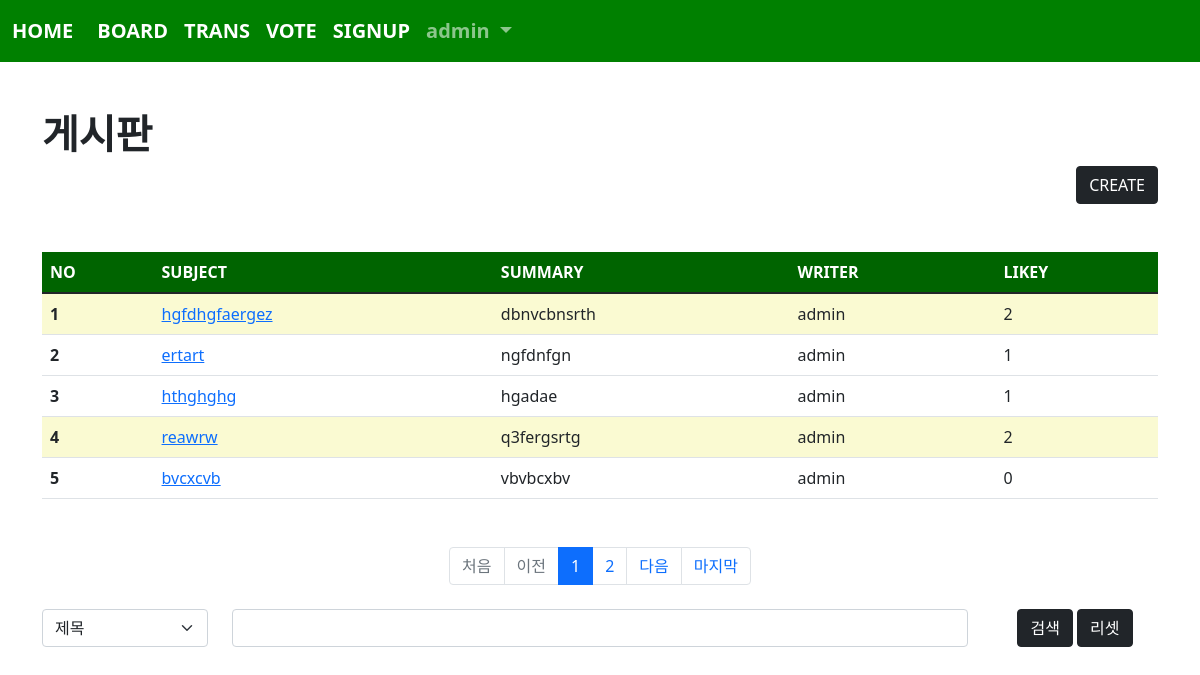
Page /board/index/ (signed in) on the committed database.
### acc/models.py (models this page shows, shortened)
class User(AbstractUser):
    pic=models.ImageField(upload_to="user/%y/%m")
    age=models.IntegerField(default=1)
    comment=models.TextField()

### board/models.py (models this page shows, shortened)
class Board(models.Model):
    subject=models.CharField(max_length=100)
    writer=models.ForeignKey(User, on_delete=models.CASCADE, related_name="writer")
    content=models.TextField()
    pubdate=models.DateTimeField()
    likey=models.ManyToManyField(User, blank=True, related_name="likey")
    def summary(self):
        if len(self.content) > 100:
            return f"{self.content[:100]} ..."
        return self.content
    def hot(self):
        if self.likey.count() >= 2:
            return True
        return False

### board/views.py (the view)
# urls.py: path('index/', views.index, name="index"),
def index(req):
    pg=req.GET.get("page",1)
    cate=req.GET.get("cate", "")    # cate가 넘어오지 않으면 빈 문자열로 처리
    kw=req.GET.get("kw", "")
    if kw:
        if cate == "sub":
            b=Board.objects.filter(subject__startswith=kw)
        elif cate == "wri":
            try:
                from acc.models import User # 레코드로 분류 해야해서
                u=User.objects.get(username=kw) # 레코드 자체를 가져와야한다
                b=Board.objects.filter(writer=u)
            except:
                b=Board.objects.none()
        elif cate == "con":
            b=Board.objects.filter(content__contains=kw)
        else:
            b=Board.objects.all()
    else:
        b=Board.objects.all()
    b=b.order_by("-pubdate")    # - 붙으면 내림차순 > 최신글이 위로
    pag=Paginator(b, 5) # b 레코드를 5개씩 보따리
    obj=pag.get_page(pg)
    context={
        "bset" : obj,
        "kw" : kw,
        "cate" : cate,
    }
    return render(req, "board/index.html", context)

### templates/board/index.html (shortened to what this page needs)
{% extends 'base.html' %}
{% block con %}
    {% load mathfilters %}
    <div class="container mt-5 mb-5">
        <h1><b>게시판</b></h1>
        <div class="text-end">
            <a href="{% url 'board:create' %}" class="btn btn-dark">CREATE</a>
        </div>
        <table class="table table-hover mt-5">
            <thead style="background-color: darkgreen; color:white">
                <tr>
                    <th scope="col">NO</th>
                    <th scope="col">SUBJECT</th>
                    <th scope="col">SUMMARY</th>
                    <th scope="col">WRITER</th>
                    <th scope="col">LIKEY</th>
                </tr>
            </thead>
            <tbody>
                {% if bset %}
                    {% for i in bset %}
                        <tr {% if i.hot %} style="background-color: lightgoldenrodyellow;" {% endif %}>
                            <th scope="row">{{ bset.start_index|add:forloop.counter0 }}</th>
                            <td><a href="{% url 'board:detail' i.id %}">{{ i.subject }}</a></td>
                            <td>{{ i.summary }}</td>
                            <td>{{ i.writer }}</td>
                            <td>{{ i.likey.count }}</td>
                        </tr>
                    {% endfor %}
                {% endif %}
            </tbody>
        </table>
        <nav aria-label="Page navigation example" class="mt-5">
            <ul class="pagination justify-content-center">
                {% if bset.has_previous %}
                    <li class="page-item">
                        <a class="page-link" href="{% url 'board:index' %}?page=1&kw={{kw}}&cate={{cate}}">처음</a>
                    </li>
                    <li class="page-item">
                        <a class="page-link" href="{% url 'board:index' %}?page={{ bset.previous_page_number }}&kw={{kw}}&cate={{cate}}">이전</a>
                    </li>
                {% else %}
                    <li class="page-item disabled">
                        <a class="page-link">처음</a>
                    </li>
                    <li class="page-item disabled">
                        <a class="page-link">이전</a>
                    </li>
                {% endif %}
                {% for i in bset.paginator.page_range %}
                    {% if i >= bset.number|sub:5 and bset.number|add:4 >= i %}
                        <li class="page-item {% if bset.number == i %} active {% endif %}"><a class="page-link" href="{% url 'board:index' %}?page={{i}}&kw={{kw}}&cate={{cate}}">{{ i }}</a></li>
                    {% endif %}
                {% endfor %}
                {% if bset.has_next %}
                    <li class="page-item">
                        <a class="page-link" href="{% url 'board:index' %}?page={{ bset.next_page_number }}&kw={{kw}}&cate={{cate}}">다음</a>
                    </li>
                    <li class="page-item">
                        <a class="page-link" href="{% url 'board:index' %}?page={{ bset.paginator.num_pages }}&kw={{kw}}&cate={{cate}}">마지막</a>
                    </li>
                {% endif %}
            </ul>
        </nav>
        <form>
            <div class="row mt-4">
                <div class="col-lg-2">
                    <select name="cate" class="form-select mb-3" aria-label=".form-select-lg example">
                        <option value="sub" {% if cate == 'sub' %} selected {% endif %}>제목</option>
                    </select>
                </div>
                <div class="col-lg-8">
                    <input type="text" name="kw" value="{{kw}}" class="form-control">
                </div>
                <div class="col-lg-2 text-center">
                    <button class="btn btn-dark">검색</button>
                    <a href="{% url 'board:index' %}" class="btn btn-dark">리셋</a>
                </div>
            </div>
        </form>
    </div>
{% endblock %}

### templates/base.html (shortened to what this page needs)
<!doctype html>
<html lang="en">
    <head>
        <link href="https://cdn.jsdelivr.net/npm/bootstrap@5.1.3/dist/css/bootstrap.min.css" rel="stylesheet">
    </head>
    <body>
        {% if user.is_authenticated %}
        <nav class="navbar navbar-expand-lg navbar-dark" style="background-color: green; font-size: 20px; font-weight: bold;">
            <div class="container-fluid">
                <a class="navbar-brand" href="{% url 'acc:index' %}">HOME</a>
                <div class="collapse navbar-collapse" id="navbarSupportedContent">
                    <ul class="navbar-nav me-auto mb-2 mb-lg-0">
                        <li class="nav-item">
                            <a class="nav-link active" aria-current="page" href="{% url 'board:index' %}">BOARD</a>
                        </li>
                        <li class="nav-item">
                            <a class="nav-link active" aria-current="page" href="{% url 'trans:index' %}">TRANS</a>
                        </li>
                        <li class="nav-item">
                            <a class="nav-link active" aria-current="page" href="{% url 'vote:index' %}">VOTE</a>
                        </li>
                        <li class="nav-item">
                            <a class="nav-link active" aria-current="page" href="{% url 'acc:signup' %}">SIGNUP</a>
                        </li>
                        <li class="nav-item dropdown">
                            <a class="nav-link dropdown-toggle" href="#" id="navbarDropdown" role="button" data-bs-toggle="dropdown" aria-expanded="false">
                                {{ user }}
                            </a>
                        </li>
                    </ul>
                </div>
            </div>
        </nav>
        {% endif %}
        {% if user.is_authenticated %}
        {% block con %}{% endblock %}
        {% endif %}
    </body>
</html>

### rows in the picture
User: username "admin"
Board: start_index|add "1", subject "hgfdhgfaergez", summary "dbnvcbnsrth", writer "admin", likey.count "2"
Board: start_index|add "2", subject "ertart", summary "ngfdnfgn", writer "admin", likey.count "1"
Board: start_index|add "3", subject "hthghghg", summary "hgadae", writer "admin", likey.count "1"
Board: start_index|add "4", subject "reawrw", summary "q3fergsrtg", writer "admin", likey.count "2"
Board: start_index|add "5", subject "bvcxcvb", summary "vbvbcxbv", writer "admin", likey.count "0"

### other values in the picture
{{ i }} "1" "2"
